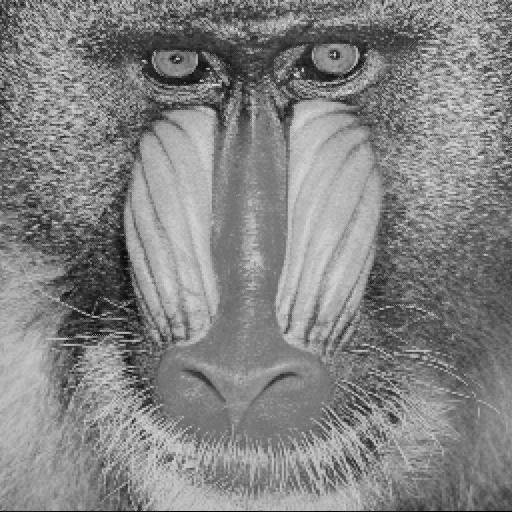
%> input picture Algorithms/Image Encryption/Comparison/baboon.jpg, 512 x 512 px
$ octave GHGcipher.m   (GNU Octave 9; MATLAB toolbox functions it lacks are replaced by stand-ins)
%> lines starting %> are read from the running program, lines starting %| are printed output that depends on the picture
### Algorithms/Image Encryption/Comparison/chen.m
function out = chen(t,in)

x=in(1);
y=in(2);
z=in(3);

a=35;
b=3;
c=28;

%Chen's equations%
xdot=a*(y-x);
ydot=(c-a)*x-x*z+c*y;
zdot=x*y-b*z;

out=[xdot ydot zdot]';

### Algorithms/Image Encryption/Comparison/ode4.m
function Y = ode4(odefun,tspan,y0,varargin)
%ODE4  Solve differential equations with a non-adaptive method of order 4.
%   Y = ODE4(ODEFUN,TSPAN,Y0) with TSPAN = [T1, T2, T3, ... TN] integrates
%   the system of differential equations y' = f(t,y) by stepping from T0 to
%   T1 to TN. Function ODEFUN(T,Y) must return f(t,y) in a column vector.
%   The vector Y0 is the initial conditions at T0. Each row in the solution
%   array Y corresponds to a time specified in TSPAN.
%
%   Y = ODE4(ODEFUN,TSPAN,Y0,P1,P2...) passes the additional parameters
%   P1,P2... to the derivative function as ODEFUN(T,Y,P1,P2...).
%
%   This is a non-adaptive solver. The step sequence is determined by TSPAN
%   but the derivative function ODEFUN is evaluated multiple times per step.
%   The solver implements the classical Runge-Kutta method of order 4.
%
%   Example
%         tspan = 0:0.1:20;
%         y = ode4(@vdp1,tspan,[2 0]);
%         plot(tspan,y(:,1));
%     solves the system y' = vdp1(t,y) with a constant step size of 0.1,
%     and plots the first component of the solution.
%

if ~isnumeric(tspan)
  error('TSPAN should be a vector of integration steps.');
end

if ~isnumeric(y0)
  error('Y0 should be a vector of initial conditions.');
end

h = diff(tspan);
if any(sign(h(1))*h <= 0)
  error('Entries of TSPAN are not in order.')
end

try
  f0 = feval(odefun,tspan(1),y0,varargin{:});
catch
  msg = ['Unable to evaluate the ODEFUN at t0,y0. ',lasterr];
  error(msg);
end

y0 = y0(:);   % Make a column vector.
if ~isequal(size(y0),size(f0))
  error('Inconsistent sizes of Y0 and f(t0,y0).');
end

neq = length(y0);
N = length(tspan);
Y = zeros(neq,N);
F = zeros(neq,4);

Y(:,1) = y0;
for i = 2:N
  ti = tspan(i-1);
  hi = h(i-1);
  yi = Y(:,i-1);
  F(:,1) = feval(odefun,ti,yi,varargin{:});
  F(:,2) = feval(odefun,ti+0.5*hi,yi+0.5*hi*F(:,1),varargin{:});
  F(:,3) = feval(odefun,ti+0.5*hi,yi+0.5*hi*F(:,2),varargin{:});
  F(:,4) = feval(odefun,tspan(i),yi+hi*F(:,3),varargin{:});
  Y(:,i) = yi + (hi/6)*(F(:,1) + 2*F(:,2) + 2*F(:,3) + F(:,4));
end
Y = Y.';

### Algorithms/Image Encryption/Comparison/odechen.m
%Chen's system%

format long
h=0.001;                   %Time-step
ic=[-10.058 0.368 37.368]; %Initial conditions
tf=87.381;
tspan = 0:h:tf;
x=ode4(@chen,tspan,ic);

### Algorithms/Image Encryption/Comparison/GHGcipher.m
clear all
close all
clc

%Cryptosystem based on the article "Chaos-based image encryption
%algorithm"

%Read the image
a=imread('baboon.jpg');
%> a is the input picture: size 512x512 uint8; min 0, max 246, mean 131
figure(1)
imshow(a)

%Image N x N
N=512;

%Arnold cat map simulation / Shuffle operation
M=5;
for i=1:1:M
    for j=1:1:N
        for k=1:1:N
        b=mod([(j+k),(j+2*k)],[N N]);
        c(j,k)=a(b(1)+1,b(2)+1);
        end
    end
    a=c;
end
%> this loop made 5 passes
%> pass 1, `a=c;`:
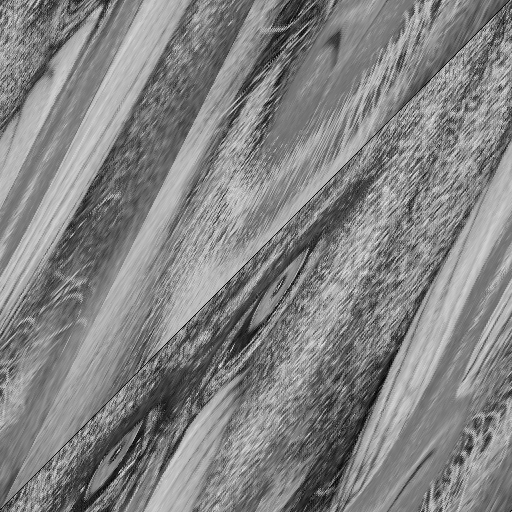
%> a: size 512x512 uint8; min 0, max 246, mean 131; mean of the top-left, top-right, bottom-left and bottom-right quarters 137.6, 130.9, 126.7, 128.8
%> pass 2, `a=c;`:
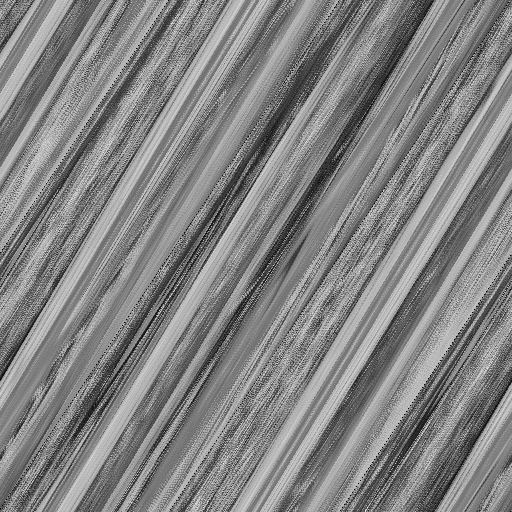
%> a: size 512x512 uint8; min 0, max 246, mean 131; mean of the top-left, top-right, bottom-left and bottom-right quarters 135.7, 126.4, 129, 132.9
%> pass 3, `a=c;`:
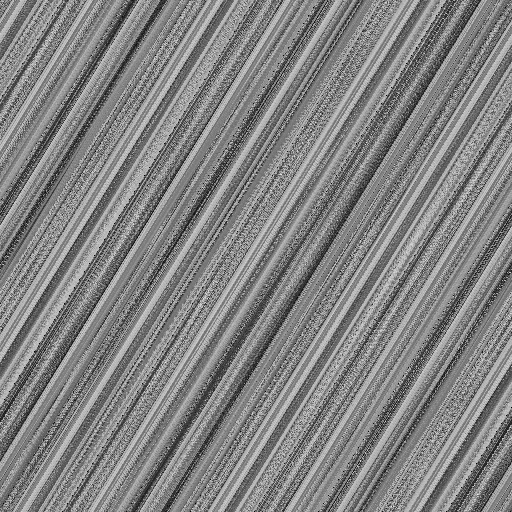
%> a: size 512x512 uint8; min 0, max 246, mean 131; mean of the top-left, top-right, bottom-left and bottom-right quarters 131.2, 131, 130.3, 131.5
%> after the loop:
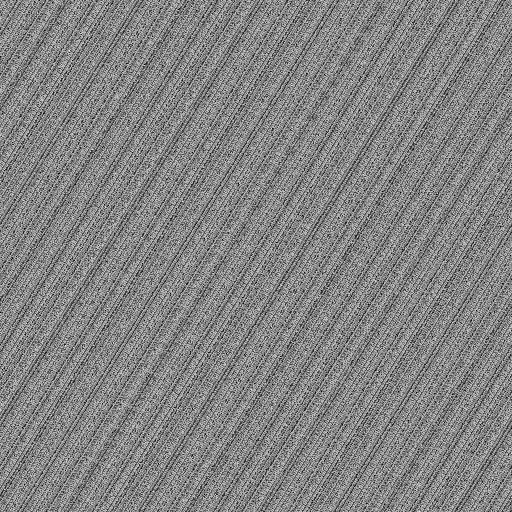
%> c: size 512x512 uint8; min 0, max 246, mean 131; mean of the top-left, top-right, bottom-left and bottom-right quarters 131, 131.1, 131.1, 130.8
%> the run ends on the next line
